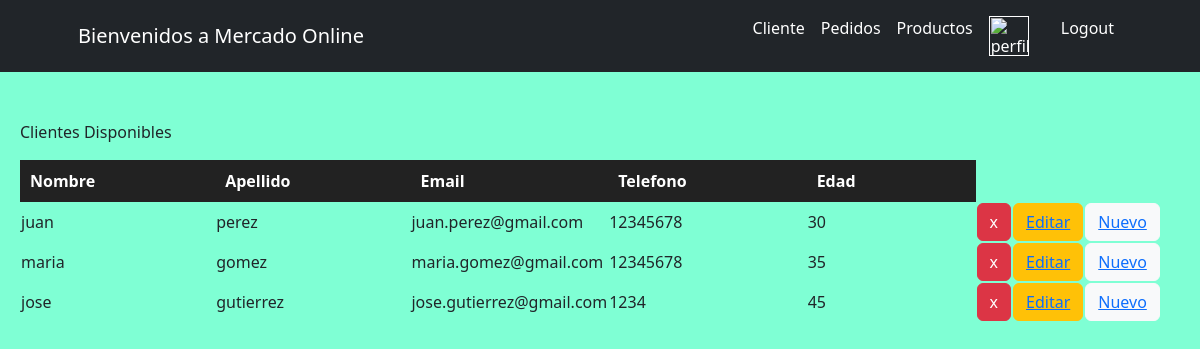
Page /MercadoApp/cliente/ on the committed database.
### MercadoApp/models.py (models this page shows, shortened)
class Cliente(models.Model):
    nombre = models.CharField(max_length=30)
    apellido = models.CharField(max_length=30)
    email = models.EmailField()
    telefono = models.IntegerField()
    edad = models.IntegerField()

### MercadoApp/views.py (the view)
# urls.py: path("cliente/", cliente, name="Cliente"),
def cliente(request):
    avatar = getavatar(request)
    Clientes = Cliente.objects.all() #pido toda la informacion que tenga Cliente alojada en su base de datos
    return render(request, "MercadoApp/Cliente.html", {"Clientes":Clientes, "avatar":avatar}) #genera una lista con los datos de todos los clientes, y que podemos usar luego en el template Clientes

### MercadoApp/views.py (called while the page is built)
def getavatar(request):
    avatar = Avatar.objects.filter(user=request.user.id) #filter, va a buscar algo especifico, va a traer el avatar que le pertenece a ese usuario
    try:
        avatar= avatar[0].image.url # y lo trae como imagen y lo guarda en una variable
    except:
        avatar = None
    return avatar

### MercadoApp/templates/MercadoApp/Cliente.html (shortened to what this page needs)
<div>
    {% extends "MercadoApp/inicio.html" %}
    {% load static %}
        {% block contenidoQueCambia %}
            <div class="formClienteFormulario">
            <p>Clientes Disponibles</p>
            <table id="tableInfoClientes">
                <tr id="tituloTablaClientes">
                    <th>Nombre</th>
                    <th>Apellido</th>
                    <th>Email</th>
                    <th>Telefono</th>
                    <th>Edad</th>
                </tr>
                <tr>
                    {% for cliente in Clientes %}
                        <tr>
                            <td>{{cliente.nombre}}</td>
                            <td>{{cliente.apellido}}</td>
                            <td>{{cliente.email}}</td>
                            <td>{{cliente.telefono}}</td>
                            <td>{{cliente.edad}}</td>
                            <td><button class="btn btn-danger btnEliminar"><a href="{% url 'eliminarCliente' cliente.nombre %}" >x</a></button></td>
                            <td><button class="btn btn-warning btnEditar"><a href="{% url 'editarCliente' cliente.nombre %}" >Editar</a></button></td>
                            <td><button class="btn btn-light btnNuevoCliente"><a href="{% url 'clienteFormulario' %}" >Nuevo</a></button></td>
                        </tr>
                    {% endfor%}
                </tr>
            </table>
            </div>
        {% endblock %}

### MercadoApp/static/MercadoApp/css/Jime.css (style rules this page uses)
body { background-color: aquamarine !important; }
#tituloTablaClientes { background-color: rgb(34, 34,34); color: white; }
#tituloTablaClientes th { padding: 10px; }
#tableInfoClientes tr th { padding-right: 120px; }
.btnEliminar a { border-radius: 15px !important; color: white !important; text-decoration: none !important; }

### rows in the picture
Cliente: nombre "juan", apellido "perez", email "juan.perez@gmail.com", telefono "12345678", edad "30"
Cliente: nombre "maria", apellido "gomez", email "maria.gomez@gmail.com", telefono "12345678", edad "35"
Cliente: nombre "jose", apellido "gutierrez", email "jose.gutierrez@gmail.com", telefono "1234", edad "45"
